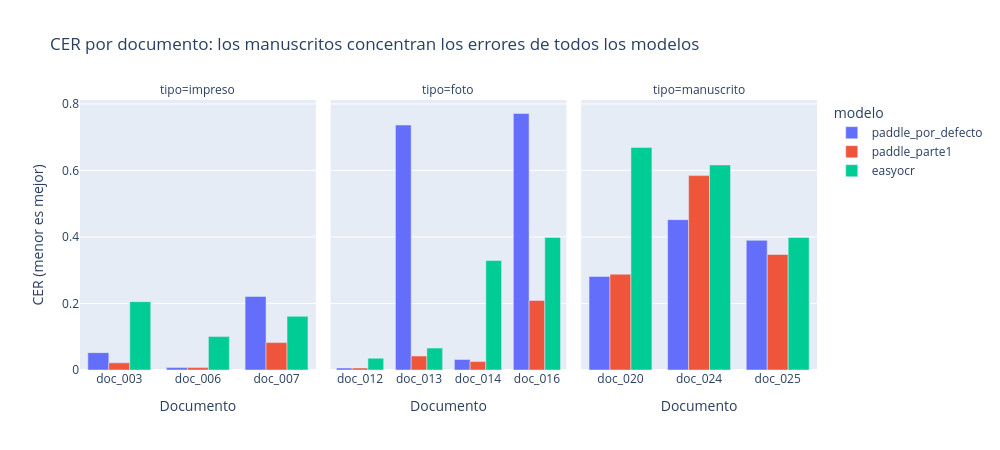
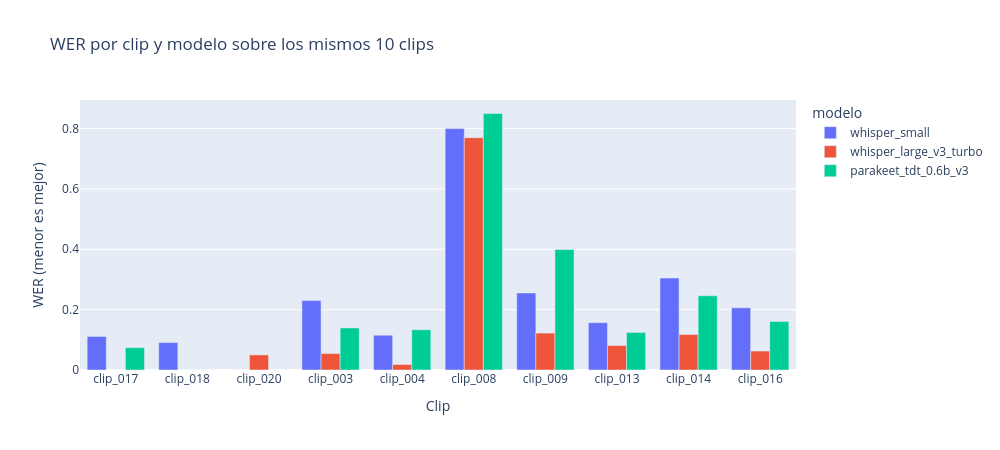

The notebook cell saved with these charts, in order:
### Code cell
if len(cer_por_doc) > 0 and len(wer_por_clip) > 0:
    fig = px.bar(cer_por_doc, x="id", y="cer", color="modelo", barmode="group", facet_col="tipo",
                 title="CER por documento: los manuscritos concentran los errores de todos los modelos",
                 labels={"cer": "CER (menor es mejor)", "id": "Documento"})
    fig.update_xaxes(matches=None)
    fig.update_layout(width=1000, height=450)
    fig.show()
    fig = px.bar(wer_por_clip, x="id", y="wer", color="modelo", barmode="group",
                 title="WER por clip y modelo sobre los mismos 10 clips",
                 labels={"wer": "WER (menor es mejor)", "id": "Clip"})
    fig.update_layout(width=1000, height=450)
    fig.show()

### Figure 1 — Plotly figure (JSON) as saved in the notebook; plotly's stock layout.template omitted (floating-point values rounded to 4 significant figures)
{"data": [{"alignmentgroup": "True", "hovertemplate": "modelo=paddle_por_defecto<br>tipo=impreso<br>Documento=%{x}<br>CER (menor es mejor)=%{y}<extra></extra>", "legendgroup": "paddle_por_defecto", "marker": {"color": "#636efa", "pattern": {"shape": ""}}, "name": "paddle_por_defecto", "offsetgroup": "paddle_por_defecto", "orientation": "v", "showlegend": true, "textposition": "auto", "type": "bar", "x": ["doc_003", "doc_006", "doc_007"], "xaxis": "x", "y": [0.05221, 0.007168, 0.2211], "yaxis": "y"}, {"alignmentgroup": "True", "hovertemplate": "modelo=paddle_por_defecto<br>tipo=foto<br>Documento=%{x}<br>CER (menor es mejor)=%{y}<extra></extra>", "legendgroup": "paddle_por_defecto", "marker": {"color": "#636efa", "pattern": {"shape": ""}}, "name": "paddle_por_defecto", "offsetgroup": "paddle_por_defecto", "orientation": "v", "showlegend": false, "textposition": "auto", "type": "bar", "x": ["doc_012", "doc_013", "doc_014", "doc_016"], "xaxis": "x2", "y": [0.0059, 0.7365, 0.03165, 0.7712], "yaxis": "y2"}, {"alignmentgroup": "True", "hovertemplate": "modelo=paddle_por_defecto<br>tipo=manuscrito<br>Documento=%{x}<br>CER (menor es mejor)=%{y}<extra></extra>", "legendgroup": "paddle_por_defecto", "marker": {"color": "#636efa", "pattern": {"shape": ""}}, "name": "paddle_por_defecto", "offsetgroup": "paddle_por_defecto", "orientation": "v", "showlegend": false, "textposition": "auto", "type": "bar", "x": ["doc_020", "doc_024", "doc_025"], "xaxis": "x3", "y": [0.2812, 0.4521, 0.3898], "yaxis": "y3"}, {"alignmentgroup": "True", "hovertemplate": "modelo=paddle_parte1<br>tipo=impreso<br>Documento=%{x}<br>CER (menor es mejor)=%{y}<extra></extra>", "legendgroup": "paddle_parte1", "marker": {"color": "#EF553B", "pattern": {"shape": ""}}, "name": "paddle_parte1", "offsetgroup": "paddle_parte1", "orientation": "v", "showlegend": true, "textposition": "auto", "type": "bar", "x": ["doc_003", "doc_006", "doc_007"], "xaxis": "x", "y": [0.02157, 0.007168, 0.08246], "yaxis": "y"}, {"alignmentgroup": "True", "hovertemplate": "modelo=paddle_parte1<br>tipo=foto<br>Documento=%{x}<br>CER (menor es mejor)=%{y}<extra></extra>", "legendgroup": "paddle_parte1", "marker": {"color": "#EF553B", "pattern": {"shape": ""}}, "name": "paddle_parte1", "offsetgroup": "paddle_parte1", "orientation": "v", "showlegend": false, "textposition": "auto", "type": "bar", "x": ["doc_012", "doc_013", "doc_014", "doc_016"], "xaxis": "x2", "y": [0.0059, 0.04192, 0.02532, 0.2092], "yaxis": "y2"}, {"alignmentgroup": "True", "hovertemplate": "modelo=paddle_parte1<br>tipo=manuscrito<br>Documento=%{x}<br>CER (menor es mejor)=%{y}<extra></extra>", "legendgroup": "paddle_parte1", "marker": {"color": "#EF553B", "pattern": {"shape": ""}}, "name": "paddle_parte1", "offsetgroup": "paddle_parte1", "orientation": "v", "showlegend": false, "textposition": "auto", "type": "bar", "x": ["doc_020", "doc_024", "doc_025"], "xaxis": "x3", "y": [0.288, 0.5845, 0.3475], "yaxis": "y3"}, {"alignmentgroup": "True", "hovertemplate": "modelo=easyocr<br>tipo=impreso<br>Documento=%{x}<br>CER (menor es mejor)=%{y}<extra></extra>", "legendgroup": "easyocr", "marker": {"color": "#00cc96", "pattern": {"shape": ""}}, "name": "easyocr", "offsetgroup": "easyocr", "orientation": "v", "showlegend": true, "textposition": "auto", "type": "bar", "x": ["doc_003", "doc_006", "doc_007"], "xaxis": "x", "y": [0.2054, 0.1004, 0.1614], "yaxis": "y"}, {"alignmentgroup": "True", "hovertemplate": "modelo=easyocr<br>tipo=foto<br>Documento=%{x}<br>CER (menor es mejor)=%{y}<extra></extra>", "legendgroup": "easyocr", "marker": {"color": "#00cc96", "pattern": {"shape": ""}}, "name": "easyocr", "offsetgroup": "easyocr", "orientation": "v", "showlegend": false, "textposition": "auto", "type": "bar", "x": ["doc_012", "doc_013", "doc_014", "doc_016"], "xaxis": "x2", "y": [0.0354, 0.06587, 0.3291, 0.3987], "yaxis": "y2"}, {"alignmentgroup": "True", "hovertemplate": "modelo=easyocr<br>tipo=manuscrito<br>Documento=%{x}<br>CER (menor es mejor)=%{y}<extra></extra>", "legendgroup": "easyocr", "marker": {"color": "#00cc96", "pattern": {"shape": ""}}, "name": "easyocr", "offsetgroup": "easyocr", "orientation": "v", "showlegend": false, "textposition": "auto", "type": "bar", "x": ["doc_020", "doc_024", "doc_025"], "xaxis": "x3", "y": [0.6689, 0.6164, 0.3983], "yaxis": "y3"}], "layout": {"annotations": [{"font": {}, "showarrow": false, "text": "tipo=impreso", "x": 0.16, "xanchor": "center", "xref": "paper", "y": 1.0, "yanchor": "bottom", "yref": "paper"}, {"font": {}, "showarrow": false, "text": "tipo=foto", "x": 0.5, "xanchor": "center", "xref": "paper", "y": 1.0, "yanchor": "bottom", "yref": "paper"}, {"font": {}, "showarrow": false, "text": "tipo=manuscrito", "x": 0.84, "xanchor": "center", "xref": "paper", "y": 1.0, "yanchor": "bottom", "yref": "paper"}], "barmode": "group", "height": 450, "legend": {"title": {"text": "modelo"}, "tracegroupgap": 0}, "title": {"text": "CER por documento: los manuscritos concentran los errores de todos los modelos"}, "width": 1000, "xaxis": {"anchor": "y", "domain": [0.0, 0.32], "title": {"text": "Documento"}}, "xaxis2": {"anchor": "y2", "domain": [0.34, 0.66], "title": {"text": "Documento"}}, "xaxis3": {"anchor": "y3", "domain": [0.68, 1.0], "title": {"text": "Documento"}}, "yaxis": {"anchor": "x", "domain": [0.0, 1.0], "title": {"text": "CER (menor es mejor)"}}, "yaxis2": {"anchor": "x2", "domain": [0.0, 1.0], "matches": "y", "showticklabels": false}, "yaxis3": {"anchor": "x3", "domain": [0.0, 1.0], "matches": "y", "showticklabels": false}}}

### Figure 2 — Plotly figure (JSON) as saved in the notebook; plotly's stock layout.template omitted (floating-point values rounded to 4 significant figures)
{"data": [{"alignmentgroup": "True", "hovertemplate": "modelo=whisper_small<br>Clip=%{x}<br>WER (menor es mejor)=%{y}<extra></extra>", "legendgroup": "whisper_small", "marker": {"color": "#636efa", "pattern": {"shape": ""}}, "name": "whisper_small", "offsetgroup": "whisper_small", "orientation": "v", "showlegend": true, "textposition": "auto", "type": "bar", "x": ["clip_017", "clip_018", "clip_020", "clip_003", "clip_004", "clip_008", "clip_009", "clip_013", "clip_014", "clip_016"], "xaxis": "x", "y": [0.1111, 0.09091, 0.0, 0.2303, 0.1152, 0.8, 0.2553, 0.1568, 0.3048, 0.206], "yaxis": "y"}, {"alignmentgroup": "True", "hovertemplate": "modelo=whisper_large_v3_turbo<br>Clip=%{x}<br>WER (menor es mejor)=%{y}<extra></extra>", "legendgroup": "whisper_large_v3_turbo", "marker": {"color": "#EF553B", "pattern": {"shape": ""}}, "name": "whisper_large_v3_turbo", "offsetgroup": "whisper_large_v3_turbo", "orientation": "v", "showlegend": true, "textposition": "auto", "type": "bar", "x": ["clip_017", "clip_018", "clip_020", "clip_003", "clip_004", "clip_008", "clip_009", "clip_013", "clip_014", "clip_016"], "xaxis": "x", "y": [0.0, 0.0, 0.05, 0.05455, 0.01818, 0.77, 0.1223, 0.08108, 0.1176, 0.06281], "yaxis": "y"}, {"alignmentgroup": "True", "hovertemplate": "modelo=parakeet_tdt_0.6b_v3<br>Clip=%{x}<br>WER (menor es mejor)=%{y}<extra></extra>", "legendgroup": "parakeet_tdt_0.6b_v3", "marker": {"color": "#00cc96", "pattern": {"shape": ""}}, "name": "parakeet_tdt_0.6b_v3", "offsetgroup": "parakeet_tdt_0.6b_v3", "orientation": "v", "showlegend": true, "textposition": "auto", "type": "bar", "x": ["clip_017", "clip_018", "clip_020", "clip_003", "clip_004", "clip_008", "clip_009", "clip_013", "clip_014", "clip_016"], "xaxis": "x", "y": [0.07407, 0.0, 0.0, 0.1394, 0.1333, 0.85, 0.3989, 0.1243, 0.246, 0.1608], "yaxis": "y"}], "layout": {"barmode": "group", "height": 450, "legend": {"title": {"text": "modelo"}, "tracegroupgap": 0}, "title": {"text": "WER por clip y modelo sobre los mismos 10 clips"}, "width": 1000, "xaxis": {"anchor": "y", "domain": [0.0, 1.0], "title": {"text": "Clip"}}, "yaxis": {"anchor": "x", "domain": [0.0, 1.0], "title": {"text": "WER (menor es mejor)"}}}}
